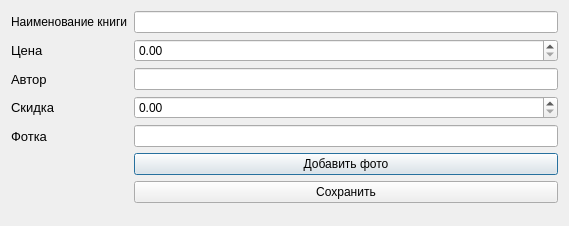
<?xml version="1.0" encoding="UTF-8"?>
<ui version="4.0">
 <class>Dialog</class>
 <widget class="QDialog" name="Dialog">
  <property name="geometry">
   <rect>
    <x>0</x>
    <y>0</y>
    <width>569</width>
    <height>226</height>
   </rect>
  </property>
  <property name="windowTitle">
   <string>Dialog</string>
  </property>
  <layout class="QVBoxLayout" name="verticalLayout">
   <item>
    <layout class="QFormLayout" name="formLayout">
     <item row="0" column="0">
      <widget class="QLabel" name="book_nameLabel">
       <property name="text">
        <string>Наименование книги</string>
       </property>
      </widget>
     </item>
     <item row="0" column="1">
      <widget class="QLineEdit" name="book_nameLineEdit"/>
     </item>
     <item row="1" column="0">
      <widget class="QLabel" name="priceLabel">
       <property name="font">
        <font>
         <pointsize>10</pointsize>
        </font>
       </property>
       <property name="text">
        <string>Цена</string>
       </property>
      </widget>
     </item>
     <item row="1" column="1">
      <widget class="QDoubleSpinBox" name="priceDoubleSpinBox"/>
     </item>
     <item row="2" column="0">
      <widget class="QLabel" name="authorLabel">
       <property name="font">
        <font>
         <pointsize>10</pointsize>
        </font>
       </property>
       <property name="text">
        <string>Автор</string>
       </property>
      </widget>
     </item>
     <item row="2" column="1">
      <widget class="QLineEdit" name="authorLineEdit"/>
     </item>
     <item row="3" column="0">
      <widget class="QLabel" name="discountLabel">
       <property name="font">
        <font>
         <pointsize>10</pointsize>
        </font>
       </property>
       <property name="text">
        <string>Скидка</string>
       </property>
      </widget>
     </item>
     <item row="3" column="1">
      <widget class="QDoubleSpinBox" name="discountDoubleSpinBox"/>
     </item>
     <item row="4" column="0">
      <widget class="QLabel" name="imageLabel">
       <property name="font">
        <font>
         <pointsize>10</pointsize>
        </font>
       </property>
       <property name="text">
        <string>Фотка</string>
       </property>
      </widget>
     </item>
     <item row="4" column="1">
      <widget class="QLineEdit" name="imageLineEdit"/>
     </item>
     <item row="5" column="1">
      <widget class="QPushButton" name="pushButton_add_image">
       <property name="text">
        <string>Добавить фото</string>
       </property>
      </widget>
     </item>
     <item row="6" column="1">
      <widget class="QPushButton" name="pushButton_save">
       <property name="text">
        <string>Сохранить</string>
       </property>
      </widget>
     </item>
    </layout>
   </item>
  </layout>
 </widget>
 <resources/>
 <connections/>
</ui>
